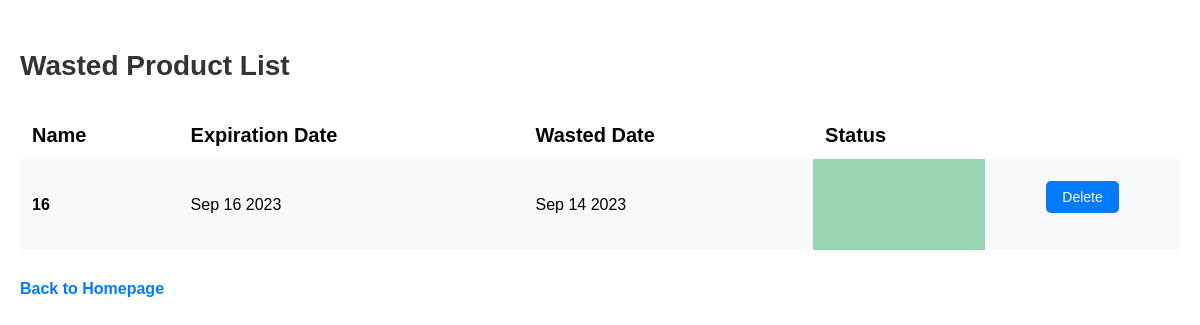
/wasted_product_list, run on an earlier commit of the app's database.
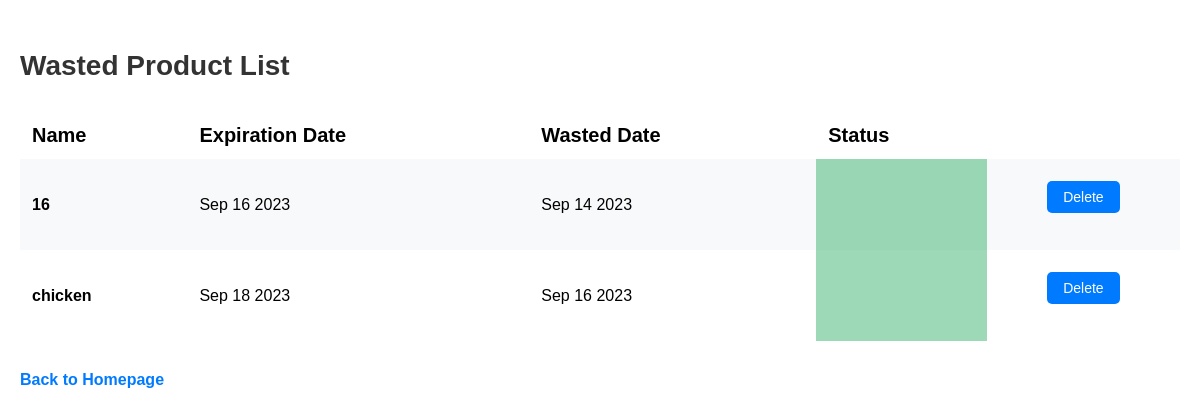
And on a later commit of the database.
### app.py (models this page shows, shortened)
class Product(db.Model):
    id = db.Column(db.Integer, primary_key=True)
    product_name = db.Column(db.String(200), nullable=False)
    date_created = db.Column(
        db.DateTime, default=lambda: datetime.now(pt_timezone))
    date_wasted = db.Column(
        db.DateTime, default=lambda: datetime.now(pt_timezone))
    expiration_date = db.Column(db.Date)
    expiration_status = db.Column(db.Boolean, default=False)
    wasted_status = db.Column(db.Boolean, default=False)
    location = db.Column(db.String(200), nullable=False)
    barcode_id = db.Column(db.Integer, db.ForeignKey('barcode.id'))
    barcode = db.relationship('Barcode', back_populates='products')

### app.py (the view)
@app.route('/wasted_product_list', methods=['GET', 'POST'])
def wasted_product_list():
    products = Product.query.filter_by(
        wasted_status=True).order_by(Product.date_created).all()
    return render_template("wasted_product_list.html", products=products)

### templates/wasted_product_list.html (shortened to what this page needs)
{% extends 'base.html' %}
{% block body %}
<div class="content">
    <h1 class="headline">Wasted Product List</h1>
    {% if products|length < 1 %} <h4 class="no-products-msg">There are no products. Create one below!</h4>
        {% else %}
        <table class="desktop">
            <tr>
                <td class="attribute-label">Name</th>
                <td class="attribute-label">Expiration Date</th>
                <td class="attribute-label">Wasted Date</th>
                <td class="attribute-label">Status</th>
            </tr>
            {% for product in products %}
            <tr>
                <td class="product product-name">{{ product.product_name }}</td>
                <td class="product expiration-date">{{ product.expiration_date.strftime('%b %d %Y') }}</td>
                {% if product.date_wasted != None %}
                <td class="product wasted-date">{{ product.date_wasted.strftime('%b %d %Y') }}</td>
                {% endif %}
                <td class="product expiration-status" data-product-id="{{ product.id }}"></td>
                <td class="button-container">
                    <button class="delete-button" data-product-id="{{ product.id }}">Delete</button>
                </td>
            </tr>
            {% endfor %}
        </table>
        {% endif %}
        <a class="homepage-link" href="/">Back to Homepage</a>
</div>
{% endblock %}

What changed in the data, as far as the page shows it:
now on this page (row edited): Product: product_name "chicken", expiration_date "Sep 18 2023", date_wasted "Sep 16 2023"
